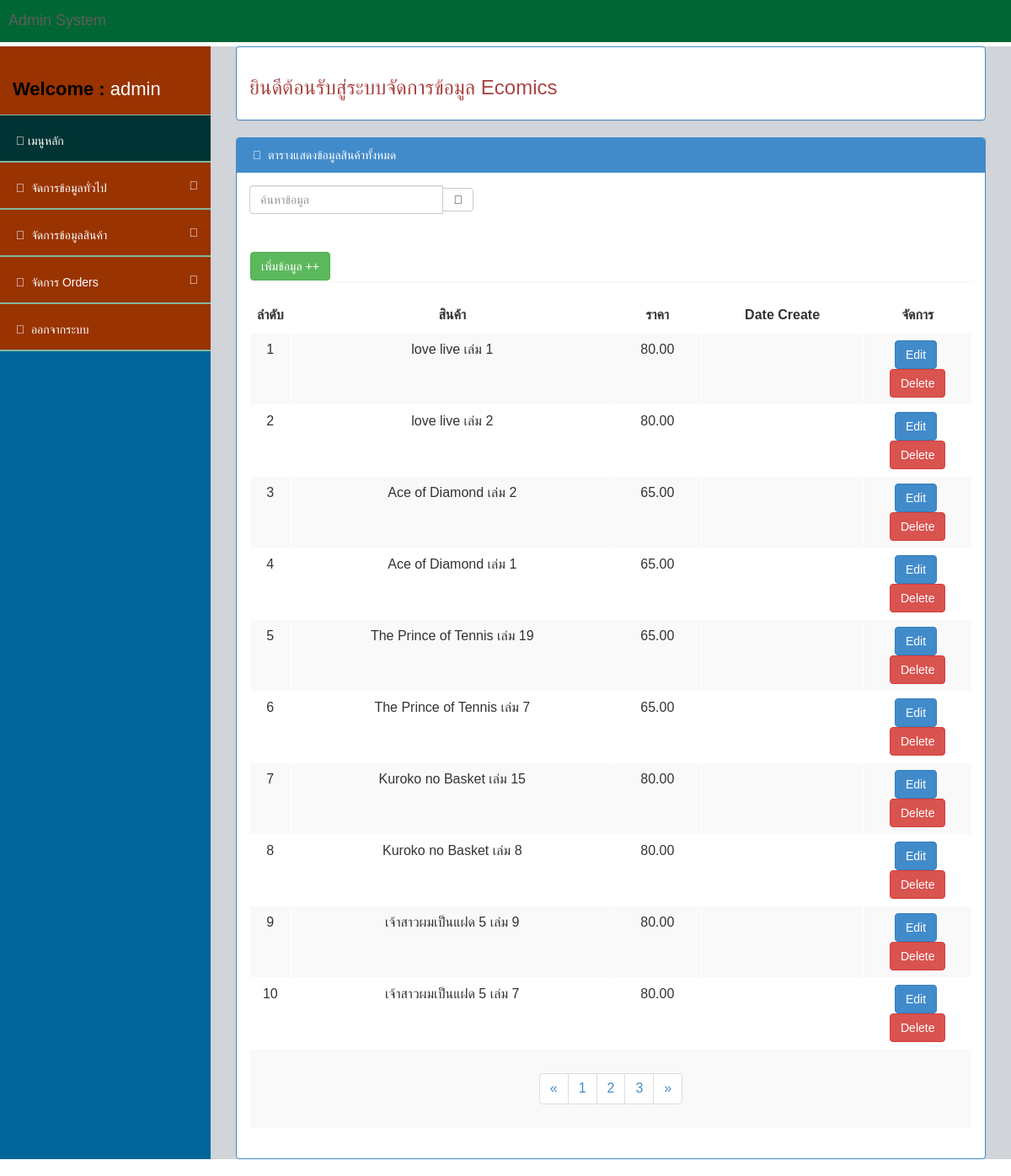
Screenshot of /admin/manage_product.php (signed in) with the database file from the repository.
### tables this page shows
CREATE TABLE `product` (
  `Pro_ID` int(6) UNSIGNED ZEROFILL NOT NULL,
  `Pro_Img` varchar(20) NOT NULL,
  `Pro_Name` varchar(100) NOT NULL,
  `Pro_Detail` text NOT NULL,
  `Pro_Price` double(7,2) NOT NULL,
  `Pro_Amount` int(11) NOT NULL
);

### conn.php (called while the page is built, shortened)
<?php
$title_web = "Ecomics";
?>

### admin/manage_product.php (the view, shortened to what this page needs)
<?php require_once "header.php";?>
    <div id="wrapper">
        <?php
			  require_once "menu_left.php";
		?>
        <div id="page-wrapper">
            <div class="row">
                <div class="col-lg-12">
                    <div class="panel panel-body panel-primary alert-danger"><h3>ยินดีต้อนรับสู่ระบบจัดการข้อมูล <?php echo $title_web;?></h3></div>
                </div>
            </div>
                    <div class="panel panel-primary">
                        <div class="panel-heading">
                            <i class="fa fa-bar-chart-o fa-fw"></i> ตารางแสดงข้อมูลสินค้าทั้งหมด
                        </div>
						<div class="col-lg-4 form-group panel-body panel-primary sidebar-search">
						<form autocomplete="off" class="input-group custom-search-form">
	<input name="txt_search" type="text" id="course" size="50" class="form-control" placeholder="ค้นหาข้อมูล" required="required" /><span class="input-group-btn">
                                <button class="btn btn-default" type="submit">
                                    <i class="fa fa-search"></i>
                                </button>
                            </span>
</form>
</div>
                        <div class="panel-body">
                            <div class="row">
                                <div class="col-lg-12">
                                    <div class="table-responsive">
									<div class="panel"><a href="?admin=add"><input name="" type="button" class="btn btn-success" value="เพิ่มข้อมูล ++"></a></div>
                                        <table class="table table-striped table-bordered table-hover" id="table_example2">
                                            <thead>
                                                <tr>
                                                    <th width="5%"><div align="center">ลำดับ</div></th>
                                                    <th width="auto"><div align="center">สินค้า</div></th>
                                                    <th width="auto"><div align="center">ราคา</div></th>
                                                    <th width="auto"><div align="center">Date Create</div></th>
													<th width="15%"><div align="center">จัดการ</div></th>
                                                </tr>
                                            </thead>
                                            <tbody>
				<?php
				if(!$_REQUEST['txt_search']){
			$perpage = 10;
			if (isset($_GET['page'])) {
 $page = $_GET['page'];
 } else {
 $page = 1;
 }
			$start = ($page - 1) * $perpage;
$sql = $conn->query("select * from product order by Pro_ID desc limit $start,$perpage")or die (mysqli_error());
$sql2 = $conn->query("select * from product order by Pro_ID desc")or die (mysqli_error());
$total_record = $sql2->num_rows;
$total_page = ceil($total_record / $perpage);
		}
  $i = 1;
  while ($show= $sql->fetch_assoc()) {
?>
                  <tr>
                  <td><div align="center"><?php echo $i++;?></div></td>
                  <td><div align="center"><?php echo $show['Pro_Name'];?></div></td>
                  <td><div align="center"><?php echo $show['Pro_Price'];?></div></td>
                  <td><div align="center"><?php echo $show['Pro_Date'];?></div></td>
				  <td><div align="center"><a href="?admin=edit&id=<?php echo $show['Pro_ID'];?>"><input name="" type="button" class="btn btn-primary"
                  value="Edit"></a>&nbsp;<a href="?admin=delete&id=<?php echo $show['Pro_ID'];?>"><input name="" type="button" class="btn btn-danger"
                  value="Delete"></a></div></td>
                  </tr>
				  <?php }?>
                  <tr>
                    <td colspan="6"><div align="center"><?php if($sql->num_rows==0){Chk_Row($sql);}else {?><nav>
 <ul class="pagination">
 <li>
 <a href="?page=1" aria-label="Previous">
 <span aria-hidden="true">&laquo;</span> </a> </li>
 <?php for($i=1;$i<=$total_page;$i++){ ?>
 <li><a href="?page=<?php echo $i; ?>"><?php echo $i; ?></a></li>
 <?php } ?>
 <li>
 <a href="?page=<?php echo $total_page;?>" aria-label="Next">
 <span aria-hidden="true">&raquo;</span> </a> </li>
 </ul>
 </nav><?php } ?></div></td>
                    </tr>
                                            </tbody>
                                        </table>
                                    </div>
                                </div>
                            </div>
                        </div>
                    </div>
                        </div>
                    </div>
</body>
</html>

### css/BackEnd/assets/css/style.css (style rules this page uses)
body { background-color:#FFFFFF; }
#wrapper { width: 100%; margin-top: 55px!important; background-color:#069; }
#page-wrapper { padding: 0 15px; min-height: 568px; background-color:rgb(209, 212, 216); }
.sidebar-search { padding: 15px; }

### css/BackEnd/assets/css/main-style.css (style rules this page uses)
@media (min-width:768px) { #page-wrapper { position: inherit; margin: 0 0 0 250px; padding: 0 30px; min-height: 1000px; } }

### rows the page displays
product: Pro_Name "love live เล่ม 1", Pro_Price "80.00"
product: Pro_Name "love live เล่ม 2", Pro_Price "80.00"
product: Pro_Name "Ace of Diamond เล่ม 2", Pro_Price "65.00"
product: Pro_Name "Ace of Diamond เล่ม 1", Pro_Price "65.00"
product: Pro_Name "The Prince of Tennis เล่ม 19", Pro_Price "65.00"
product: Pro_Name "The Prince of Tennis เล่ม 7", Pro_Price "65.00"
product: Pro_Name "Kuroko no Basket เล่ม 15", Pro_Price "80.00"
product: Pro_Name "Kuroko no Basket เล่ม 8", Pro_Price "80.00"
product: Pro_Name "เจ้าสาวผมเป็นแฝด 5 เล่ม 9", Pro_Price "80.00"
product: Pro_Name "เจ้าสาวผมเป็นแฝด 5 เล่ม 7", Pro_Price "80.00"

### other values shown
$_SESSION['ses_admin_user'] "admin"
$title_web "Ecomics"
